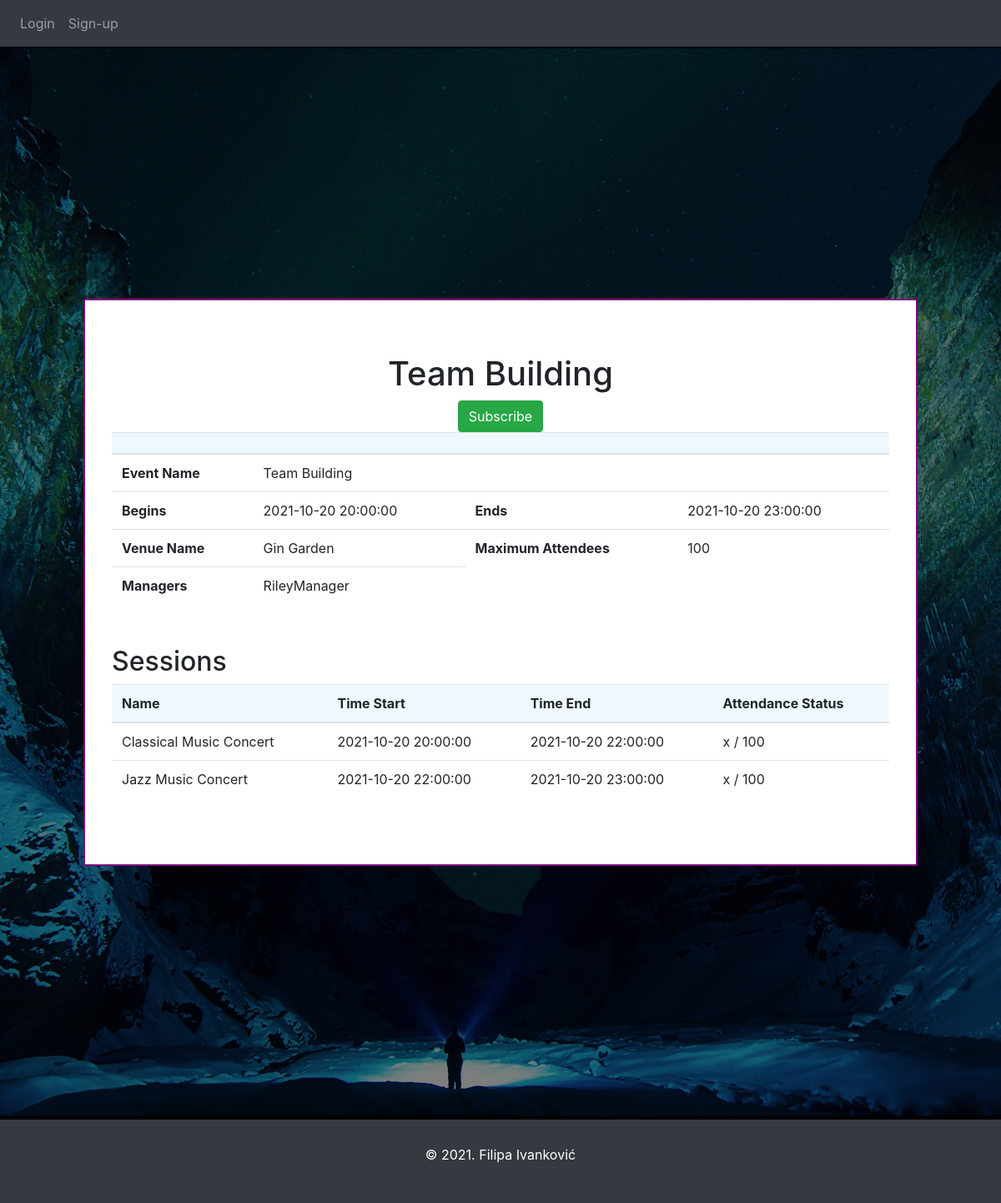
The page /eventDetails.php?eventID=1 on the database its author committed.
### tables this page shows
CREATE TABLE IF NOT EXISTS `event` (
  `idevent` int(11) NOT NULL AUTO_INCREMENT,
  `name` varchar(50) NOT NULL,
  `datestart` datetime NOT NULL,
  `dateend` datetime NOT NULL,
  `numberallowed` int(11) NOT NULL,
  `venue` int(11) NOT NULL,
  PRIMARY KEY (`idevent`),
  UNIQUE KEY `name_UNIQUE` (`name`),
  KEY `venue_fk_idx` (`venue`)
);

CREATE TABLE IF NOT EXISTS `venue` (
  `idvenue` int(11) NOT NULL AUTO_INCREMENT,
  `name` varchar(50) NOT NULL,
  `capacity` int(11) DEFAULT NULL,
  PRIMARY KEY (`idvenue`),
  UNIQUE KEY `name_UNIQUE` (`name`)
);

CREATE TABLE IF NOT EXISTS `attendee` (
  `idattendee` int(11) NOT NULL AUTO_INCREMENT,
  `name` varchar(100) NOT NULL,
  `password` varchar(100) NOT NULL,
  `role` int(11) DEFAULT NULL,
  PRIMARY KEY (`idattendee`),
  KEY `role_idx` (`role`)
);

CREATE TABLE IF NOT EXISTS `session` (
  `idsession` int(11) NOT NULL AUTO_INCREMENT,
  `name` varchar(50) NOT NULL,
  `numberallowed` int(11) NOT NULL,
  `event` int(11) NOT NULL,
  `startdate` datetime NOT NULL,
  `enddate` datetime NOT NULL,
  PRIMARY KEY (`idsession`)
);

### includes/dbh.php (called while the page is built, shortened)
<?php
class DB
{
    private static $connection;
    private static $settings = array(
        PDO::ATTR_ERRMODE => PDO::ERRMODE_EXCEPTION,
        PDO::MYSQL_ATTR_INIT_COMMAND => "SET NAMES utf8",
    );
    public static function connect()
    {
        if (!isset(self::$connection)) {
            try {
                $host = DB_HOST;
                $user = DB_USER;
                $password = DB_PASS;
                $database = DB_NAME;
                self::$connection = new PDO(
                    "mysql:host=$host;dbname=$database",
                    $user,
                    $password,
                    self::$settings
                );
            } catch (PDOException $e) {
                throw new PDOException($e->getMessage(), (int) $e->getCode());
            }
        }
    }
    public static function queryOne($query, $params = array(), $className)
    {
        try {
            $statement = self::$connection->prepare($query);
            $statement->execute($params);
            return $statement->fetchObject($className);
        } catch (PDOException $e) {
            throw new PDOException($e->getMessage(), (int) $e->getCode());
        }
    }
    public static function queryAll($query, $params = array(), $className)
    {
        try {
            $statement = self::$connection->prepare($query);
            $statement->execute($params);
            return $statement->fetchAll(PDO::FETCH_CLASS, $className);
        } catch (PDOException $e) {
            throw new PDOException($e->getMessage(), (int) $e->getCode());
        }
    }
}

### model/Event.php (called while the page is built, shortened)
<?php
require_once('./includes/dbh.php');
class Event
{
    public function getOneByID($id)
    {
        $query = 'SELECT * FROM event WHERE event.idevent = :id;';
        $params = ['id' => $id];
        $className = self::class;
        return DB::queryOne($query, $params, $className);
    }
    public function isUserAttendingEventID($eventID, $userID)
    {
        $query = 'SELECT * FROM event INNER JOIN attendee_event ON event.idevent = attendee_event.event INNER JOIN attendee ON attendee.idattendee = attendee_event.attendee WHERE event.idevent = :eventID AND attendee.idattendee = :userID;';
        $params = ['eventID' => $eventID, 'userID' => $userID];
        $className = self::class;
        return DB::queryOne($query, $params, $className);
    }
}

### model/Venue.php (called while the page is built, shortened)
<?php
require_once('./includes/dbh.php');
class Venue
{
    public function getOneByID($id)
    {
        $query = 'SELECT * FROM venue WHERE venue.idvenue = :id;';
        $params = ['id' => $id];
        $className = self::class;
        return DB::queryOne($query, $params, $className);
    }
}

### model/Attendee.php (called while the page is built, shortened)
<?php
require_once('./includes/dbh.php');
class Attendee
{
    public function getManagersOnEventID($eventID)
    {
        $query = 'SELECT * FROM event INNER JOIN manager_event ON event.idevent = manager_event.event INNER JOIN attendee ON attendee.idattendee = manager_event.manager WHERE attendee.role = 2 AND event.idevent = :eventID;';
        $params = ['eventID' => $eventID];
        $className = self::class;
        return DB::queryAll($query, $params, $className);
    }
}

### model/Session.php (called while the page is built, shortened)
<?php
require_once('./includes/dbh.php');
class Session
{
    public function getAllByEventID($id)
    {
        $query = 'SELECT * FROM session WHERE session.event = :id;';
        $params = ['id' => $id];
        $className = self::class;
        return DB::queryAll($query, $params, $className);
    }
}

### eventDetails.php (the view, shortened to what this page needs)
<head>
    <link rel="stylesheet" type="text/css" href="assets/css/styles.css">
    <link rel="stylesheet" href="https://stackpath.bootstrapcdn.com/bootstrap/4.3.1/css/bootstrap.min.css"
>
</head>
<?php
include_once 'View/shared/header.php';
require_once('./model/Event.php');
require_once('./model/Session.php');
require_once('./model/Venue.php');
require_once('./model/Attendee.php');
?>
<section id="section-eventListing">
    <?php
    if (isset($_GET['eventID'])) {
        $eventID = filter_var($_GET['eventID'], FILTER_SANITIZE_NUMBER_INT);
        $event = new Event();
        $myEvent = $event->getOneByID($eventID);
        $session = new Session();
        $allSessions = $session->getAllByEventID($eventID);
    }
    ?>
    <div id="eventTable-div">
        <div id="event-header">
            <?php
            echo "<h1>$myEvent->name</h1>";
            ?>
            <?php
            if (isset($myEvent)) {
                $userID = $_SESSION["idattendee"];
                $isUserAttending = $event->isUserAttendingEventID($eventID, $_SESSION['idattendee']);
                if ($isUserAttending) {
                    echo "<a role='button' class='btn btn-danger' href='eventUnsubscribe.php?eventID=$eventID&userID=$userID'>Unsubscribe</a>";
                } else {
                    echo "<a role='button' class='btn btn-success' href='eventSubscribe.php?eventID=$eventID&userID=$userID'>Subscribe</a>";
                }
                $venue = new Venue();
                $myVenue = $venue->getOneByID($myEvent->venue);
                $venueName = ($myVenue != null) ? $myVenue->name : 'undefined location';
                $attendee = new Attendee();
                $managers = $attendee->getManagersOnEventID($eventID);
                $managerNames = "";
                foreach ($managers as $manager) {
                    $managerNames = $managerNames . " " . $manager->name;
                }
                echo "<table class='table'>";
                echo "<thead>
                                <tr>
                                    <th scope='col'></th>
                                    <th scope='col'></th>
                                    <th scope='col'></th>
                                    <th scope='col'></th>
                                </tr>
                            </thead>";
                echo "<tbody>";
                echo "<tr>
                           <td><b>Event Name</b></td>
                           <td>$myEvent->name</td>
                        </tr>";
                echo "<tr>
                        <td><b>Begins</b></td>
                        <td>$myEvent->datestart</td>
                        <td><b>Ends</b></td>
                        <td>$myEvent->dateend</td>
                     </tr>";
                echo "<tr>
                     <td><b>Venue Name</b></td>
                     <td>$venueName</td>
                     <td><b>Maximum Attendees</b></td>
                     <td>$myEvent->numberallowed</td>
                  </tr>";
                echo "<tr>
                  <td><b>Managers</b></td>
                  <td>$managerNames</td>
               </tr>";
                echo "</tbody>";
                echo "</table>";
            }
            ?>
        </div>
        <table class="table">
            <thead>
                <tr>
                    <th scope="col">Name</th>
                    <th scope="col">Time Start</th>
                    <th scope="col">Time End</th>
                    <th scope="col">Attendance Status</th>
                </tr>
            </thead>
            <tbody>
                <h2>Sessions</h2>
                <?php
                foreach ($allSessions as $session) {
                    echo "<tr>";
                    echo "<td>$session->name</td>";
                    echo "<td>$session->startdate</td>";
                    echo "<td>$session->enddate</td>";
                    echo "<td>x / $session->numberallowed</td>";
                    echo "</tr>";
                }
                ?>
            </tbody>
        </table>
</section>
<?php
include_once 'View/shared/footer.php';
?>

### View/shared/header.php (shortened to what this page needs)
<body>
    <nav class="navbar navbar-expand-lg navbar-dark bg-dark">
        <div class="collapse navbar-collapse" id="navbarSupportedContent">
            <ul class="navbar-nav mr-auto">
                <li class="nav-item">
                    <a class="nav-link" href="index.php">Login</a>
                </li>
                <li class="nav-item">
                    <a class="nav-link" href="signUp.php">Sign-up</a>
                </li>
            </ul>
        </div>
    </nav>

### View/shared/footer.php (shortened to what this page needs)
<footer>
    <div id="copyright" class="text-align-center col">
        <p>© 2021. Filipa Ivanković</p>
    </div>
</footer>
</body>

### assets/css/styles.css (style rules this page uses)
nav { top: 0; }
.navbar { position: sticky !important; display: flex; z-index: 999; border-bottom: 2px solid black; }
#section-eventListing { background: linear-gradient( rgba(0, 0, 0, 0.5), rgba(0, 0, 0, 0.5) ), url('../img/EventListing_Background.jpg'); background-size: cover; background-position: center; background-repeat: no-repeat; border-bottom: 2px solid black; background-position: center top; background-attachment: fixed; padding-top: 300px; padding-bottom: 300px; }
#event-header { text-align: center; margin-bottom: 50px; }
#eventTable-div { margin-right: 100px; margin-left: 100px; background-color: white; padding-top: 64px; padding-bottom: 64px; padding-left: 32px; padding-right: 32px; border: 2px solid purple; }
thead th { background-color: aliceblue; }
tr { transition: all 1s; }
footer { background-color: #343a40; color: white; padding-top: 30px; padding-bottom:30px; border-top: 2px solid black; margin-right: 0px !important; text-align: center; }

### rows shown on the page
event: name "Team Building", datestart "2021-10-20 20:00:00", dateend "2021-10-20 23:00:00", numberallowed "100", attendee.name "RileyManager"
venue: name "Gin Garden"
session: name "Classical Music Concert", startdate "2021-10-20 20:00:00", enddate "2021-10-20 22:00:00", numberallowed "100"
session: name "Jazz Music Concert", startdate "2021-10-20 22:00:00", enddate "2021-10-20 23:00:00", numberallowed "100"
